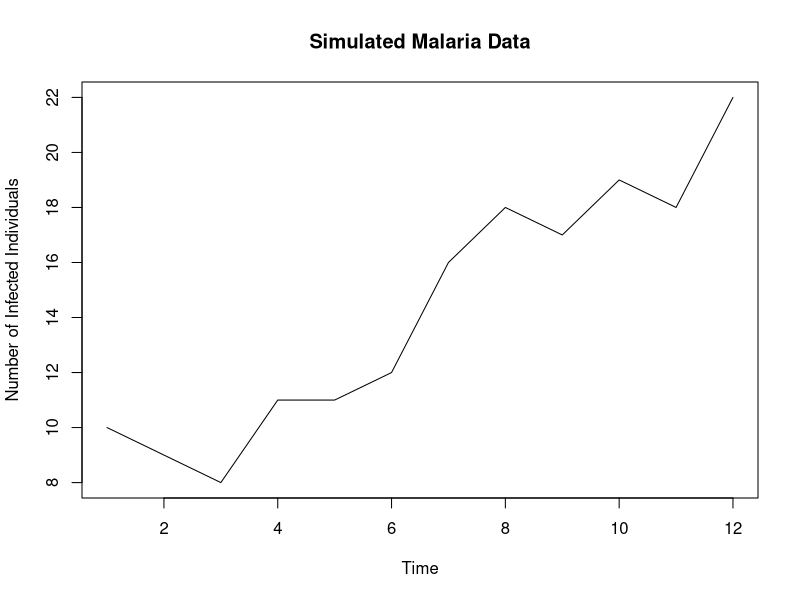

Write the R code that produced this figure.
## ---- chunk 1
#| message: false
#| warning: false
# Set seed for reproducibility
set.seed(123)

# Number of time steps (e.g., months)
n_steps <- 12

# Initial number of infected individuals
initial_infected <- 10

# Parameters for malaria transmission dynamics
transmission_rate <- 0.2  # Rate of malaria transmission
recovery_rate <- 0.1      # Rate of recovery from malaria

# Initialize vectors to store data
time <- 1:n_steps
infected <- numeric(n_steps)

# Initialize the number of infected individuals
infected[1] <- initial_infected

# Simulate malaria transmission dynamics
for (i in 2:n_steps) {
  # Calculate the number of new infections
  new_infections <- rbinom(1, infected[i - 1], transmission_rate)
  
  # Calculate the number of recoveries
  recoveries <- rbinom(1, infected[i - 1], recovery_rate)
  
  # Update the number of infected individuals
  infected[i] <- infected[i - 1] + new_infections - recoveries
  
  # Ensure that the number of infected individuals is non-negative
  if (infected[i] < 0) {
    infected[i] <- 0
  }
}

# Plot the simulated malaria data
plot(time, infected, type = "l", xlab = "Time", ylab = "Number of Infected Individuals", main = "Simulated Malaria Data")

## ---- chunk 2
#| message: false
#| warning: false
# Load necessary libraries
library(caret)

malaria_data <- data.frame(time=time, infected_cases=infected)
# 1. Data Preparation
# Convert 'time' column to Date format
#malaria_data$time <- as.Date(malaria_data$time)

# 2. Feature Engineering
# You can create lagged variables if needed
malaria_data$lagged_cases <- lag(malaria_data$infected_cases, 1)

# 3. Model Selection
# Define the machine learning model (e.g., Random Forest)
model <- train(
  infected_cases ~ lagged_cases,  # Specify the formula
  data = malaria_data,            # Specify the data
  method = "rf",                  # Specify the machine learning algorithm (Random Forest)
  trControl = trainControl(method = "cv"),  # Cross-validation for hyperparameter tuning
  tuneGrid = expand.grid(mtry = c(2, 3, 4))  # Hyperparameter grid for tuning
)

# 4. Model Training (Parameter Calibration)
# The 'train' function automatically performs parameter calibration (hyperparameter tuning)

# 5. Evaluation
# Predict future trends using the trained model
predictions <- predict(model, newdata = malaria_data)

# Evaluate the model's performance (e.g., using RMSE)
rmse <- sqrt(mean((predictions - malaria_data$infected_cases)^2))
cat("Root Mean Squared Error (RMSE):", rmse, "\n")

# 6. Iterative Improvement
# Refine your model by adjusting parameters, feature engineering, etc.

## ---- chunk 3
#| message: false
#| warning: false
# 6. Iterative Improvement
# Refine your model by adjusting parameters, feature engineering, etc.

# 1. Adjusting Parameters
# You can further fine-tune the model by adjusting parameters such as 'mtry' in Random Forest
# For example, try different values of 'mtry' and see how it affects model performance
# Define tuning grid for mtry
tuneGrid <- expand.grid(mtry = seq(1, ncol(malaria_data) - 1))
model <- train(
  infected_cases ~ lagged_cases,
  data = malaria_data,
  method = "rf",
  trControl = trainControl(method = "cv"),
  tuneGrid = tuneGrid  # Adjust the range of 'mtry'
)

# 2. Feature Engineering
# Explore additional features that may improve model performance
# For example, you can create lagged variables for other relevant features
malaria_data$feature <- log(malaria_data$infected_cases)
malaria_data$lagged_feature <- lag(malaria_data$feature, 1)

# Re-train the model with the new feature
model <- train(
  infected_cases ~ lagged_cases + lagged_feature,  # Include the new feature
  data = malaria_data,
  method = "rf",
  trControl = trainControl(method = "cv"),
  tuneGrid = expand.grid(mtry = c(2, 3, 4)) 
)

# 3. Evaluate Model Performance
# After making adjustments, evaluate the model's performance again
predictions <- predict(model, newdata = malaria_data)
rmse <- sqrt(mean((predictions - malaria_data$infected_cases)^2))
cat("Root Mean Squared Error (RMSE) after Iterative Improvement:", rmse, "\n")
